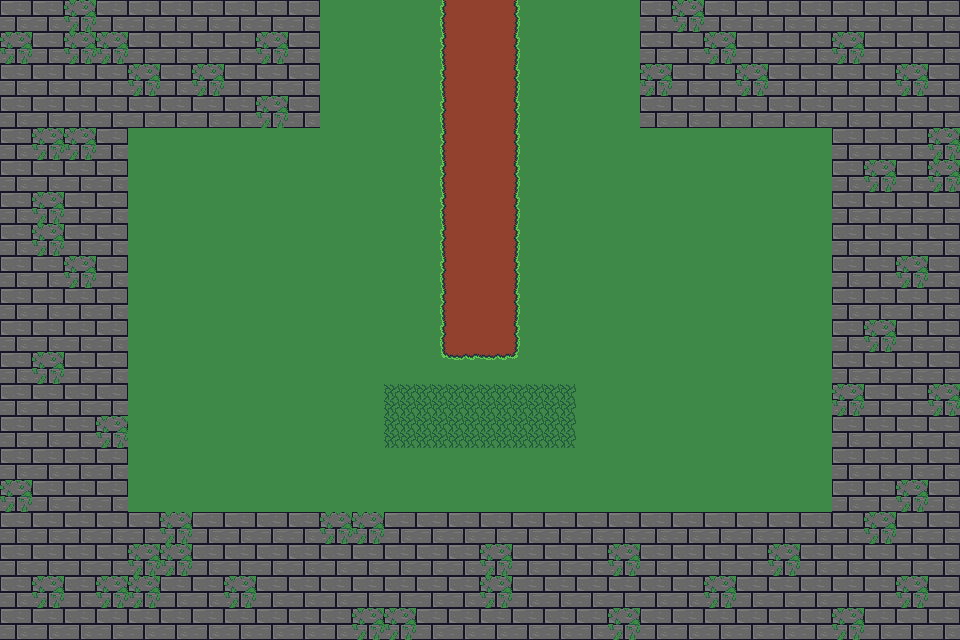

This game map was drawn from its Tiled (.tmx) file and the tilesets committed beside it. A one-line description and the full map source follow:
An orthogonal 30x20 tile map with 32x32 px tiles, 3 tile layers (Calque de Tuiles 1, Calque de Tuiles 2, Calque de Tuiles 3) and 6 objects (6x collision).

<map version="1.10" tiledversion="1.10.2" orientation="orthogonal" renderorder="right-down" width="30" height="20" tilewidth="32" tileheight="32" infinite="0" nextlayerid="5" nextobjectid="7">
 <tileset firstgid="1" source="tilemap.tsx" />
 <layer id="1" name="Calque de Tuiles 1" width="30" height="20">
  <data encoding="csv">
4,4,5,4,4,4,4,4,4,4,1,1,1,1,1,1,1,1,1,1,4,5,4,4,4,4,4,4,4,4,
5,4,5,5,4,4,4,4,5,4,1,1,1,1,1,1,1,1,1,1,4,4,5,4,4,4,5,4,4,4,
4,4,4,4,5,4,5,4,4,4,1,1,1,1,1,1,1,1,1,1,5,4,4,5,4,4,4,4,5,4,
4,4,4,4,4,4,4,4,5,4,1,1,1,1,1,1,1,1,1,1,4,4,4,4,4,4,4,4,4,4,
4,5,5,4,1,1,1,1,1,1,1,1,1,1,1,1,1,1,1,1,1,1,1,1,1,1,4,4,4,5,
4,4,4,4,1,1,1,1,1,1,1,1,1,1,1,1,1,1,1,1,1,1,1,1,1,1,4,5,4,5,
4,5,4,4,1,1,1,1,1,1,1,1,1,1,1,1,1,1,1,1,1,1,1,1,1,1,4,4,4,4,
4,5,4,4,1,1,1,1,1,1,1,1,1,1,1,1,1,1,1,1,1,1,1,1,1,1,4,4,4,4,
4,4,5,4,1,1,1,1,1,1,1,1,1,1,1,1,1,1,1,1,1,1,1,1,1,1,4,4,5,4,
4,4,4,4,1,1,1,1,1,1,1,1,1,1,1,1,1,1,1,1,1,1,1,1,1,1,4,4,4,4,
4,4,4,4,1,1,1,1,1,1,1,1,1,1,1,1,1,1,1,1,1,1,1,1,1,1,4,5,4,4,
4,5,4,4,1,1,1,1,1,1,1,1,1,1,1,1,1,1,1,1,1,1,1,1,1,1,4,4,4,4,
4,4,4,4,1,1,1,1,1,1,1,1,1,1,1,1,1,1,1,1,1,1,1,1,1,1,5,4,4,5,
4,4,4,5,1,1,1,1,1,1,1,1,1,1,1,1,1,1,1,1,1,1,1,1,1,1,4,4,4,4,
4,4,4,4,1,1,1,1,1,1,1,1,1,1,1,1,1,1,1,1,1,1,1,1,1,1,4,4,4,4,
5,4,4,4,1,1,1,1,1,1,1,1,1,1,1,1,1,1,1,1,1,1,1,1,1,1,4,4,5,4,
4,4,4,4,4,5,4,4,4,4,5,5,4,4,4,4,4,4,4,4,4,4,4,4,4,4,4,5,4,4,
4,4,4,4,5,5,4,4,4,4,4,4,4,4,4,5,4,4,4,5,4,4,4,4,5,4,4,4,4,4,
4,5,4,5,5,4,4,5,4,4,4,4,4,4,4,5,4,4,4,4,4,4,5,4,4,4,4,4,5,4,
4,4,4,4,4,4,4,4,4,4,4,5,5,4,4,4,4,4,4,5,4,4,4,4,4,4,5,4,4,4
</data>
 </layer>
 <layer id="2" name="Calque de Tuiles 2" width="30" height="20">
  <data encoding="csv">
0,0,0,0,0,0,0,0,0,0,0,0,0,114,2,2,2147483762,0,0,0,0,0,0,0,0,0,0,0,0,0,
0,0,0,0,0,0,0,0,0,0,0,0,0,114,2,2,2147483762,0,0,0,0,0,0,0,0,0,0,0,0,0,
0,0,0,0,0,0,0,0,0,0,0,0,0,114,2,2,2147483762,0,0,0,0,0,0,0,0,0,0,0,0,0,
0,0,0,0,0,0,0,0,0,0,0,0,0,114,2,2,2147483762,0,0,0,0,0,0,0,0,0,0,0,0,0,
0,0,0,0,0,0,0,0,0,0,0,0,0,114,2,2,2147483762,0,0,0,0,0,0,0,0,0,0,0,0,0,
0,0,0,0,0,0,0,0,0,0,0,0,0,114,2,2,2147483762,0,0,0,0,0,0,0,0,0,0,0,0,0,
0,0,0,0,0,0,0,0,0,0,0,0,0,114,2,2,2147483762,0,0,0,0,0,0,0,0,0,0,0,0,0,
0,0,0,0,0,0,0,0,0,0,0,0,0,114,2,2,2147483762,0,0,0,0,0,0,0,0,0,0,0,0,0,
0,0,0,0,0,0,0,0,0,0,0,0,0,114,2,2,2147483762,0,0,0,0,0,0,0,0,0,0,0,0,0,
0,0,0,0,0,0,0,0,0,0,0,0,0,114,2,2,2147483762,0,0,0,0,0,0,0,0,0,0,0,0,0,
0,0,0,0,0,0,0,0,0,0,0,0,0,114,2,2,2147483762,0,0,0,0,0,0,0,0,0,0,0,0,0,
0,0,0,0,0,0,0,0,0,0,0,0,0,1610612849,3758096498,3758096498,3221225585,0,0,0,0,0,0,0,0,0,0,0,0,0,
0,0,0,0,0,0,0,0,0,0,0,0,26,26,26,26,26,26,0,0,0,0,0,0,0,0,0,0,0,0,
0,0,0,0,0,0,0,0,0,0,0,0,26,26,26,26,26,26,0,0,0,0,0,0,0,0,0,0,0,0,
0,0,0,0,0,0,0,0,0,0,0,0,0,0,0,0,0,0,0,0,0,0,0,0,0,0,0,0,0,0,
0,0,0,0,0,0,0,0,0,0,0,0,0,0,0,0,0,0,0,0,0,0,0,0,0,0,0,0,0,0,
0,0,0,0,0,0,0,0,0,0,0,0,0,0,0,0,0,0,0,0,0,0,0,0,0,0,0,0,0,0,
0,0,0,0,0,0,0,0,0,0,0,0,0,0,0,0,0,0,0,0,0,0,0,0,0,0,0,0,0,0,
0,0,0,0,0,0,0,0,0,0,0,0,0,0,0,0,0,0,0,0,0,0,0,0,0,0,0,0,0,0,
0,0,0,0,0,0,0,0,0,0,0,0,0,0,0,0,0,0,0,0,0,0,0,0,0,0,0,0,0,0
</data>
 </layer>
 <layer id="3" name="Calque de Tuiles 3" width="30" height="20">
  <data encoding="csv">
0,0,0,0,0,0,0,0,0,0,0,0,0,0,0,0,0,0,0,0,0,0,0,0,0,0,0,0,0,0,
0,0,0,0,0,0,0,0,0,0,0,0,0,0,0,0,0,0,0,0,0,0,0,0,0,0,0,0,0,0,
0,0,0,0,0,0,0,0,0,0,0,0,0,0,0,0,0,0,0,0,0,0,0,0,0,0,0,0,0,0,
0,0,0,0,0,0,0,0,0,0,0,0,0,0,0,0,0,0,0,0,0,0,0,0,0,0,0,0,0,0,
0,0,0,0,0,0,0,0,0,0,0,0,0,0,0,0,0,0,0,0,0,0,0,0,0,0,0,0,0,0,
0,0,0,0,0,0,0,0,0,0,0,0,0,0,0,0,0,0,0,0,0,0,0,0,0,0,0,0,0,0,
0,0,0,0,0,0,0,0,0,0,0,0,0,0,0,0,0,0,0,0,0,0,0,0,0,0,0,0,0,0,
0,0,0,0,0,0,0,0,0,0,0,0,0,0,0,0,0,0,0,0,0,0,0,0,0,0,0,0,0,0,
0,0,0,0,0,0,0,0,0,0,0,0,0,0,0,0,0,0,0,0,0,0,0,0,0,0,0,0,0,0,
0,0,0,0,0,0,0,0,0,0,0,0,0,0,0,0,0,0,0,0,0,0,0,0,0,0,0,0,0,0,
0,0,0,0,0,0,0,0,0,0,0,0,0,0,0,0,0,0,0,0,0,0,0,0,0,0,0,0,0,0,
0,0,0,0,0,0,0,0,0,0,0,0,0,0,0,0,0,0,0,0,0,0,0,0,0,0,0,0,0,0,
0,0,0,0,0,0,0,0,0,0,0,0,0,0,0,0,0,0,0,0,0,0,0,0,0,0,0,0,0,0,
0,0,0,0,0,0,0,0,0,0,0,0,0,0,0,0,0,0,0,0,0,0,0,0,0,0,0,0,0,0,
0,0,0,0,0,0,0,0,0,0,0,0,0,0,0,0,0,0,0,0,0,0,0,0,0,0,0,0,0,0,
0,0,0,0,0,0,0,0,0,0,0,0,0,0,0,0,0,0,0,0,0,0,0,0,0,0,0,0,0,0,
0,0,0,0,0,0,0,0,0,0,0,0,0,0,0,0,0,0,0,0,0,0,0,0,0,0,0,0,0,0,
0,0,0,0,0,0,0,0,0,0,0,0,0,0,0,0,0,0,0,0,0,0,0,0,0,0,0,0,0,0,
0,0,0,0,0,0,0,0,0,0,0,0,0,0,0,0,0,0,0,0,0,0,0,0,0,0,0,0,0,0,
0,0,0,0,0,0,0,0,0,0,0,0,0,0,0,0,0,0,0,0,0,0,0,0,0,0,0,0,0,0
</data>
 </layer>
 <objectgroup id="4" name="objects">
  <properties>
   <property name="zoom" type="float" value="3" />
  </properties>
  <object id="1" type="collision" x="0" y="0" width="320" height="128">
   <properties>
    <property name="collision_type" value="solid" />
   </properties>
  </object>
  <object id="2" type="collision" x="640" y="0" width="320" height="128">
   <properties>
    <property name="collision_type" value="solid" />
   </properties>
  </object>
  <object id="3" type="collision" x="0" y="128" width="128" height="512">
   <properties>
    <property name="collision_type" value="solid" />
   </properties>
  </object>
  <object id="4" type="collision" x="832" y="128" width="128" height="512">
   <properties>
    <property name="collision_type" value="solid" />
   </properties>
  </object>
  <object id="5" type="collision" x="128" y="512" width="704" height="128">
   <properties>
    <property name="collision_type" value="solid" />
   </properties>
  </object>
  <object id="6" type="collision" x="384" y="384" width="192" height="64">
   <properties>
    <property name="collision_type" value="bouncy" />
   </properties>
  </object>
 </objectgroup>
</map>
